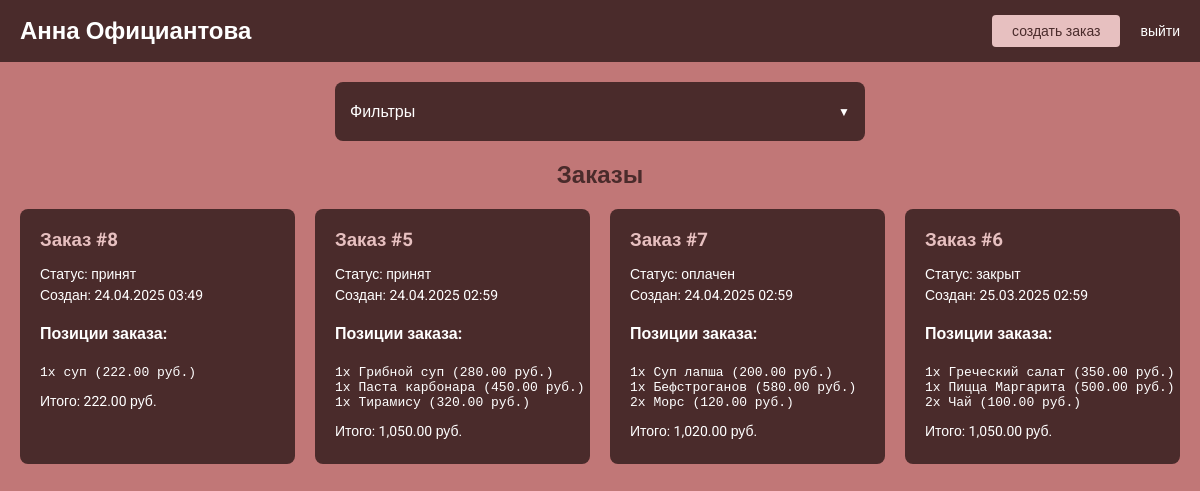
Screenshot of /экзамен/waiter/orders.php (signed in) with the database file from the repository.
### tables this page shows
CREATE TABLE `users` (
  `id` int(11) NOT NULL,
  `full_name` varchar(100) NOT NULL,
  `username` varchar(50) NOT NULL,
  `password` varchar(100) NOT NULL,
  `role` enum('admin','cook','waiter') NOT NULL
);

CREATE TABLE `orders` (
  `id` int(11) NOT NULL,
  `shift_id` int(11) DEFAULT NULL,
  `waiter_id` int(11) DEFAULT NULL,
  `status` enum('принят','оплачен','закрыт') DEFAULT 'принят',
  `is_ready` tinyint(1) DEFAULT 0,
  `created_at` timestamp NOT NULL DEFAULT current_timestamp(),
  `table_number` int(11) DEFAULT NULL
);

### экзамен/waiter/orders.php (the view, shortened to what this page needs)
<?php
require_once '../config.php';
$stmt = $pdo->prepare("SELECT full_name FROM users WHERE id = ?");
$stmt->execute([$_SESSION['user_id']]);
$user = $stmt->fetch(PDO::FETCH_ASSOC);
$start_date = isset($_GET['start_date']) ? $_GET['start_date'] : date('Y-m-d', strtotime('-1 month'));
$end_date = isset($_GET['end_date']) ? $_GET['end_date'] : date('Y-m-d');
$where_conditions = ['o.waiter_id = ?'];
$params = [$_SESSION['user_id']];
$where_conditions[] = 'DATE(o.created_at) BETWEEN ? AND ?';
$params[] = $start_date;
$params[] = $end_date;
$stmt = $pdo->prepare("
    SELECT o.*,
           GROUP_CONCAT(CONCAT(oi.quantity, 'x ', oi.dish_name, ' (', oi.price, ' руб.)') SEPARATOR '\n') as items,
           SUM(oi.quantity * oi.price) as total_amount
    FROM orders o
    LEFT JOIN order_items oi ON o.id = oi.order_id
    WHERE " . implode(' AND ', $where_conditions) . "
    GROUP BY o.id
    ORDER BY o.created_at DESC
");
$stmt->execute($params);
$orders = $stmt->fetchAll(PDO::FETCH_ASSOC);
?>
<!DOCTYPE html>
<html lang="ru">
<head>
    <link rel="stylesheet" href="../style.css">
</head>
<body>
    <div class="header">
        <h1><?php echo htmlspecialchars($user['full_name']); ?></h1>
        <div class="header-actions">
            <a href="create_order.php" class="create-order-btn">создать заказ</a>
            <a href="../logout.php" class="logout-btn">выйти</a>
        </div>
    </div>
    <div class="content">
        <div class="filter-container">
            <div class="filter-title" onclick="toggleFilter()">
                Фильтры
            </div>
        </div>
        <h2 class="page-title">Заказы</h2>
        <div class="orders-container">
            <?php if (empty($orders)): ?>
                <p class="no-orders">Заказов за выбранный период не найдено</p>
            <?php else: ?>
                <?php foreach ($orders as $order): ?>
                    <div class="order-card">
                        <h3>Заказ #<?php echo htmlspecialchars($order['id']); ?></h3>
                        <p>Статус: <?php echo htmlspecialchars($order['status']); ?></p>
                        <p>Создан: <?php echo date('d.m.Y H:i', strtotime($order['created_at'])); ?></p>
                        <div class="order-items">
                            <h4>Позиции заказа:</h4>
                            <pre><?php echo htmlspecialchars($order['items']); ?></pre>
                            <p class="total-amount">Итого: <?php echo number_format($order['total_amount'], 2); ?> руб.</p>
                        </div>
                    </div>
                <?php endforeach; ?>
            <?php endif; ?>
        </div>
    </div>
</body>
</html>

### экзамен/style.css (style rules this page uses)
:root { --dark-brown: #4a2b2b; --medium-brown: #8b4545; --light-pink: #e7c0c0; --pink: #c17777; --green: #458b45; --red: #8b4545; }
body { margin: 0; padding: 0; font-family: 'Roboto', sans-serif; background-color: var(--pink); }
.header { background-color: var(--dark-brown); padding: 15px 20px; display: flex; justify-content: space-between; align-items: center; color: white; }
.header h1 { margin: 0; font-size: 24px; }
.logout-btn { color: white; text-decoration: none; font-size: 14px; text-transform: lowercase; }
.content { padding: 20px; }
.page-title { color: var(--dark-brown); margin-bottom: 20px; text-align: center; }
.orders-container { display: grid; grid-template-columns: repeat(auto-fill, minmax(250px, 1fr)); gap: 20px; }
.order-card { background-color: var(--dark-brown); color: white; padding: 20px; border-radius: 8px; margin-bottom: 20px; }
.order-card h3 { margin: 0 0 15px 0; color: var(--light-pink); }
.order-card p { margin: 5px 0; font-size: 14px; }
.filter-container { background-color: var(--dark-brown); padding: 15px; border-radius: 8px; margin-bottom: 20px; max-width: 500px; margin-left: auto; margin-right: auto; }
.filter-title { color: white; font-size: 16px; font-weight: 500; cursor: pointer; display: flex; justify-content: space-between; align-items: center; padding: 5px 0; }
.filter-title:after { content: '▼'; font-size: 12px; transition: transform 0.3s; }
.header-actions { display: flex; gap: 20px; align-items: center; }
.create-order-btn { background-color: var(--light-pink); color: var(--dark-brown); padding: 8px 20px; border-radius: 4px; text-decoration: none; font-size: 14px; }

### rows the page displays
users: full_name "Анна Официантова"
orders: id "8", status "принят", created_at "24.04.2025 03:49", items "1x суп (222.00 руб.)", total_amount "222.00"
orders: id "5", status "принят", created_at "24.04.2025 02:59", items "1x Грибной суп (280.00 руб.) 1x Паста карбонара (450.00 руб.) 1x Тирамису (320.00 руб.)", total_amount "1,050.00"
orders: id "7", status "оплачен", created_at "24.04.2025 02:59", items "1x Суп лапша (200.00 руб.) 1x Бефстроганов (580.00 руб.) 2x Морс (120.00 руб.)", total_amount "1,020.00"
orders: id "6", status "закрыт", created_at "25.03.2025 02:59", items "1x Греческий салат (350.00 руб.) 1x Пицца Маргарита (500.00 руб.) 2x Чай (100.00 руб.)", total_amount "1,050.00"
